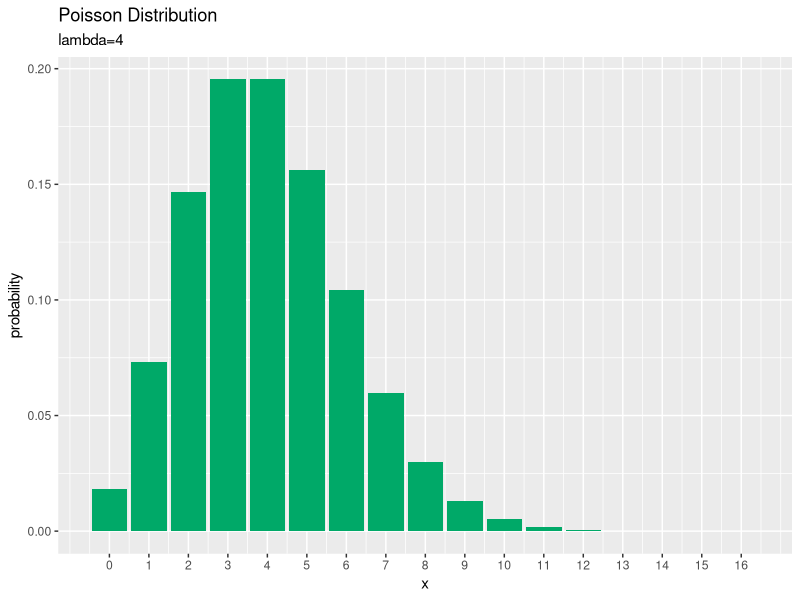
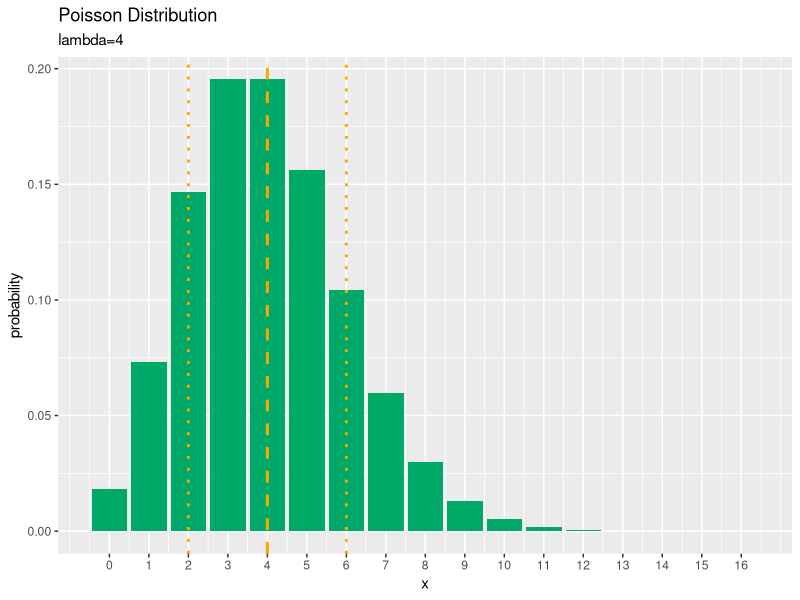
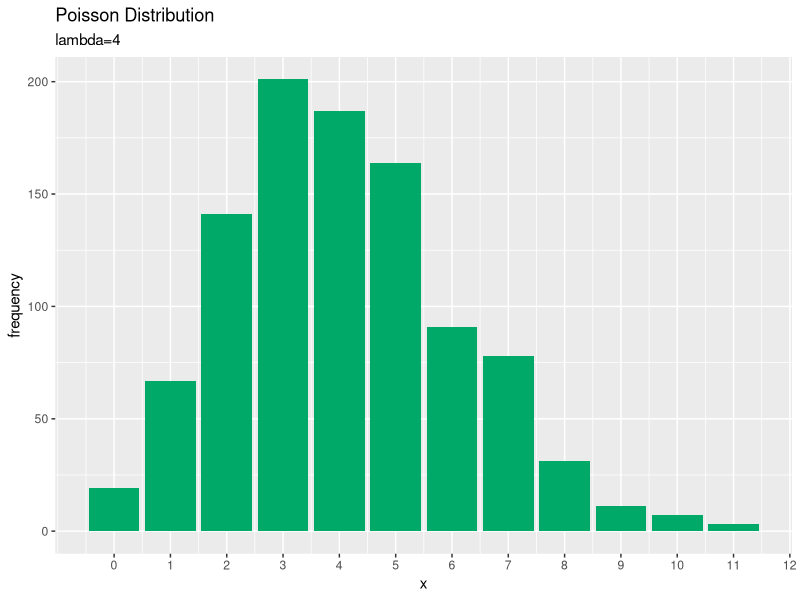
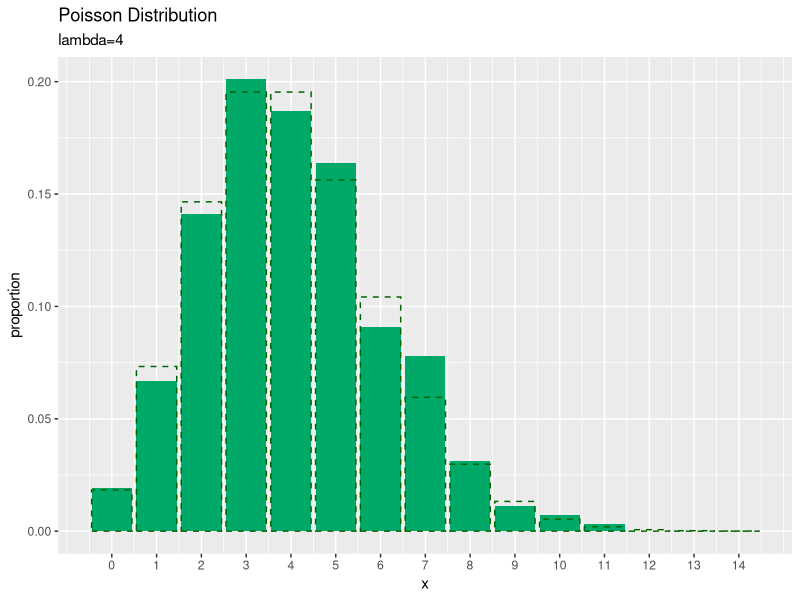

These charts were generated, in order, by the following R code:
## ---- chunk 1
knitr::opts_chunk$set(
  echo = TRUE, 
  message = FALSE, error = FALSE, warning = FALSE, # メッセージを非表示
  fig.align = "center", # 画像を中央揃え
  fig.width = 5, fig.height = 4, # 画像のサイズ
  dev = "cairo_pdf", dev.args = list(family = "ipaexg"), # {ggplot2}に日本語を組み込む場合の対処
  class.source = "numberLines lineAnchors", # ソースを番号付けする
  class.output = "numberLines lineAnchors chunkout" # 出力を番号付けする
)
## ---- chunk 2
# レンダリング日時
Sys.time()
## ---- chunk 3
# 利用するパッケージ
library(tidyverse)
library(gganimate)
## ---- chunk 4
# パラメータを指定
lambda <- 4

# 確率変数の値を指定
x <- 2
## ---- chunk 5
# 定義式により確率を計算
prob <- lambda^x / gamma(x + 1) * exp(-lambda)
prob
## ---- chunk 6
# 対数をとった定義式により確率を計算
log_prob <- x * log(lambda) - lgamma(x + 1) - lambda
prob <- exp(log_prob)
prob; log_prob
## ---- chunk 7
# ポアソン分布の関数により確率を計算
prob <- dpois(x = x, lambda = lambda)
prob
## ---- chunk 8
# ポアソン分布の対数をとった関数により確率を計算
log_prob <- dpois(x = x, lambda = lambda, log = TRUE)
prob <- exp(log_prob)
prob; log_prob
## ---- chunk 9
# 定義式により平均を計算
E_x <- lambda
E_x
## ---- chunk 10
# 定義式により分散を計算
V_x <- lambda
V_x
## ---- chunk 11
# パラメータを指定
lambda <- 4

# 作図用のxの点を作成
x_vals <- seq(from = 0, to = ceiling(lambda) * 4)

# ポアソン分布を計算
prob_df <- tidyr::tibble(
  x = x_vals, # 確率変数
  probability = dpois(x = x_vals, lambda = lambda) # 確率
)
head(prob_df)
## ---- chunk 12
# ポアソン分布を作図
ggplot(data = prob_df, mapping = aes(x = x, y = probability)) + # データ
  geom_bar(stat = "identity", fill = "#00A968") + # 棒グラフ
  scale_x_continuous(breaks = x_vals, labels = x_vals) + # x軸目盛
  labs(title = "Poisson Distribution", 
       subtitle = paste0("lambda=", lambda)) # ラベル
## ---- chunk 13
# 統計量の計算
E_x <- lambda
s_x <- sqrt(lambda)

# 統計量を重ねたポアソン分布を作図
ggplot(data = prob_df, mapping = aes(x = x, y = probability)) + # データ
  geom_bar(stat = "identity", fill = "#00A968") + # 分布
  geom_vline(xintercept = E_x, color = "orange", size = 1, linetype = "dashed") + # 平均
  geom_vline(xintercept = E_x - s_x, color = "orange", size = 1, linetype = "dotted") + # 平均 - 標準偏差
  geom_vline(xintercept = E_x + s_x, color = "orange", size = 1, linetype = "dotted") + # 平均 + 標準偏差
  scale_x_continuous(breaks = x_vals, labels = x_vals) + # x軸目盛
  labs(title = "Poisson Distribution", 
       subtitle = paste0("lambda=", lambda)) # ラベル
## ---- chunk 14
# lambdaとして利用する値を指定
lambda_vals <- seq(from = 0, to = 10, by = 0.1)
#length(lambda_vals) # フレーム数

# 作図用のxの点を作成
x_vals <- seq(from = 0, to = ceiling(max(lambda_vals)) * 2)

# lambdaの値ごとに分布を計算
anime_prob_df <- tidyr::tibble()
for(lambda in lambda_vals) {
  # ポアソン分布を計算
  tmp_prob_df <- tidyr::tibble(
    x = x_vals, # 確率変数
    probability = dpois(x = x_vals, lambda = lambda), # 確率
    parameter = paste0("lambda=", lambda) %>% 
      as.factor() # フレーム切替用のラベル
  )
  
  # 計算結果を結合
  anime_prob_df <- rbind(anime_prob_df, tmp_prob_df)
}
head(anime_prob_df)
## ---- chunk 15
# パラメータを指定
lambda <- 4

# データ数(サンプルサイズ)を指定
N <- 1000

# ポアソン分布に従う乱数を生成
x_n <- rpois(n = N, lambda = lambda)
x_n[1:10]
## ---- chunk 16
# 乱数を集計して格納
freq_df <- tidyr::tibble(x = x_n) %>% # 乱数を格納
  dplyr::count(x, name = "frequency") %>% # 頻度を測定
  dplyr::mutate(proportion = frequency / N) # 構成比を計算
head(freq_df)
## ---- chunk 17
# 作図用のxの点を作成
x_vals <- seq(from = 0, to = max(x_n) + 3)

# ポアソン分布を計算
prob_df <- tidyr::tibble(
  x = x_vals, # 確率変数
  probability = dpois(x = x_vals, lambda = lambda) # 確率
)
## ---- chunk 18
# サンプルのヒストグラムを作成
ggplot(data = freq_df, mapping = aes(x = x, y = frequency)) + # データ
  geom_bar(stat = "identity", fill = "#00A968") + # ヒストグラム
  scale_x_continuous(breaks = x_vals, labels = x_vals) + # x軸目盛
  labs(title = "Poisson Distribution", 
       subtitle = paste0("lambda=", lambda)) # ラベル
## ---- chunk 19
# サンプルの構成比を作図
ggplot() + 
  geom_bar(data = freq_df, mapping = aes(x = x, y = proportion), 
           stat = "identity", fill = "#00A968") + # 構成比
  geom_bar(data = prob_df, mapping = aes(x = x, y = probability), 
           stat = "identity", alpha = 0, color = "darkgreen", linetype = "dashed") + # 元の分布
  scale_x_continuous(breaks = x_vals, labels = x_vals) + # x軸目盛
  labs(title = "Poisson Distribution", 
       subtitle = paste0("lambda=", lambda)) # ラベル
## ---- chunk 20
# フレーム数を指定
N_frame <- 100

# 乱数を1つずつ生成
x_n <- rep(NA, times = N_frame)
anime_freq_df <- tidyr::tibble()
anime_data_df <- tidyr::tibble()
anime_prob_df <- tidyr::tibble()
for(n in 1:N_frame) {
  # ポアソン分布に従う乱数を生成
  x_n[n] <- rpois(n = 1, lambda = lambda)
  
  # 乱数を集計して格納
  tmp_freq_df <- tidyr::tibble(x = x_n[1:n]) %>% # 乱数を格納
    dplyr::count(x, name = "frequency") %>% # 頻度を集計
    dplyr::full_join(tidyr::tibble(x = x_vals), by = "x") %>% # サンプルにない値を補完
    dplyr::mutate(frequency = tidyr::replace_na(frequency, 0)) %>% # サンプルにない場合のNAを0に置換
    dplyr::mutate(proportion = frequency / n) # 構成比を計算

  # ラベル用のテキストを作成
  label_text <- paste0(
    "lambda=", lambda, ", N=", n, "=(", paste0(tmp_freq_df[["frequency"]], collapse = ", "), ")"
  )
  
  # フレーム切替用のラベルを付与
  tmp_freq_df <- tmp_freq_df %>% 
    dplyr::mutate(parameter = as.factor(label_text))
  
  # n番目の乱数を格納
  tmp_data_df <- tidyr::tibble(
    x = x_n[n], # サンプル
    parameter = as.factor(label_text) # フレーム切替用のラベル
  )
  
  # n回目のラベルを付与
  tmp_prob_df <- prob_df %>% 
    dplyr::mutate(parameter = as.factor(label_text))
  
  # 結果を結合
  anime_freq_df <- rbind(anime_freq_df, tmp_freq_df)
  anime_data_df <- rbind(anime_data_df, tmp_data_df)
  anime_prob_df <- rbind(anime_prob_df, tmp_prob_df)
}
head(anime_freq_df)
